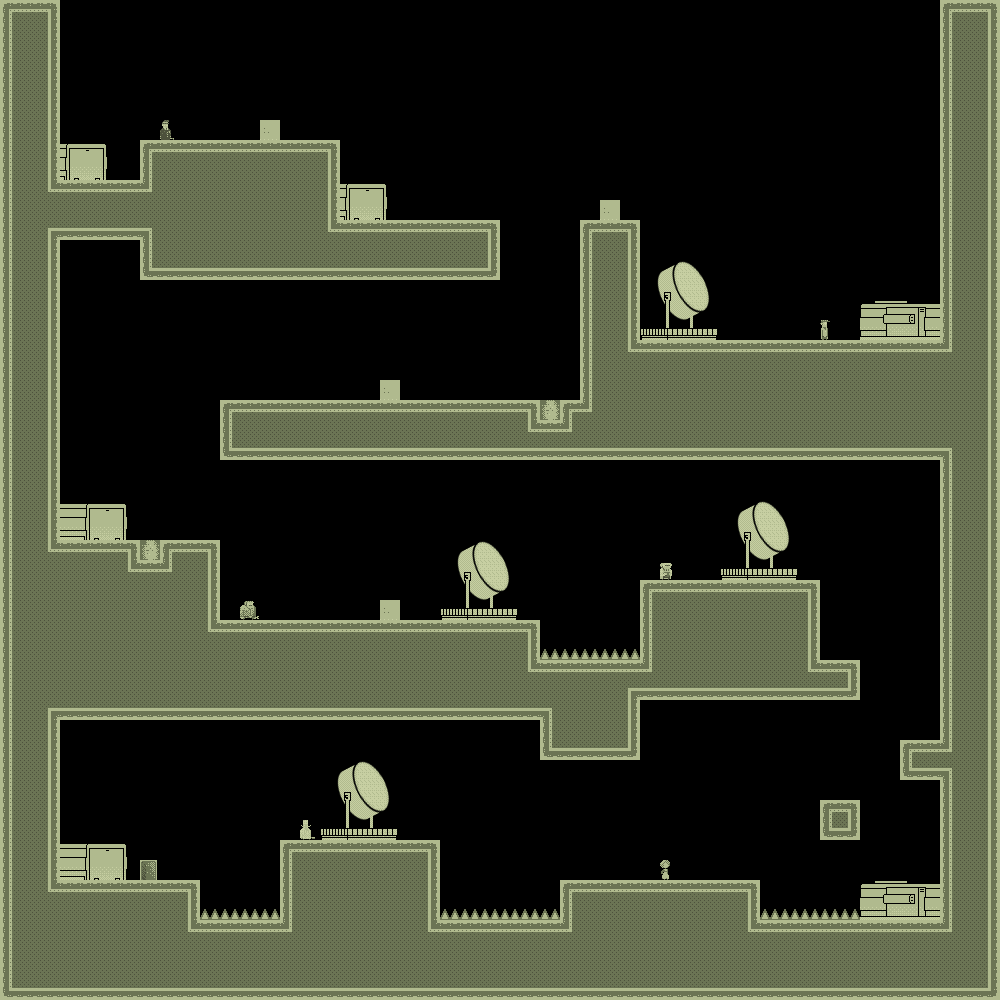

This game map was drawn from its Tiled (.tmx) file and the tilesets committed beside it. A one-line description and the trimmed map source follow:
An orthogonal 50x50 tile map with 20x20 px tiles, 1 tile layer (bg) and 2 objects.

<map version="1.0" orientation="orthogonal" width="50" height="50" tilewidth="20" tileheight="20">
 <tileset firstgid="1" name="tiles_military" tilewidth="20" tileheight="20">
  <image source="../../../../../SuperLemonadeFactory1989Content/Lemonade/tiles_military.png" width="400" height="400" />
  <terraintypes>
   <terrain name="solid" tile="151" />
   <terrain name="hollow" tile="94" />
  </terraintypes>
  <tile id="8" terrain=",,,1" />
  <tile id="9" terrain=",,1,1" />
  <tile id="10" terrain=",,1,1" />
  <tile id="11" terrain=",,1,1" />
  <tile id="12" terrain=",,1,1" />
  <tile id="13" terrain=",,1,1" />
  <tile id="14" terrain=",,1," />
  <tile id="15" terrain="1,1,1," />
  <tile id="16" terrain="1,1,,1" />
  <tile id="28" terrain=",1,,1" />
  <tile id="34" terrain="1,,1," />
  <tile id="35" terrain="1,,1,1" />
  <tile id="36" terrain=",1,1,1" />
  <tile id="48" terrain=",1,,1" />
  <tile id="54" terrain="1,,1," />
  <tile id="68" terrain=",1,,1" />
  <tile id="74" terrain="1,,1," />
  <tile id="88" terrain=",1,,1" />
  <tile id="94" terrain="1,,1," />
  <tile id="108" terrain=",1,,1" />
  <tile id="114" terrain="1,,1," />
  <tile id="128" terrain=",1,," />
  <tile id="129" terrain="1,1,," />
  <tile id="130" terrain="1,1,," />
  <tile id="131" terrain="1,1,," />
  <tile id="132" terrain="1,1,," />
  <tile id="133" terrain="1,1,," />
  <tile id="134" terrain="1,,," />
  <tile id="148" terrain=",,,0" />
  <tile id="149" terrain=",,0,0" />
  <tile id="150" terrain=",,0," />
  <tile id="151" terrain="0,0,0," />
  <tile id="152" terrain="0,0,," />
  <tile id="153" terrain="0,0,,0" />
  <tile id="168" terrain=",0,,0" />
  <tile id="170" terrain="0,,0," />
  <tile id="171" terrain="0,,0," />
  <tile id="173" terrain=",0,,0" />
  <tile id="188" terrain=",0,," />
  <tile id="189" terrain="0,0,," />
  <tile id="190" terrain="0,,," />
  <tile id="191" terrain="0,,0,0" />
  <tile id="192" terrain=",,0,0" />
  <tile id="193" terrain=",0,0,0" />
  <tile id="194" terrain="0,0,0,0" />
  <tile id="195" terrain="1,1,1,1" />
  <tile id="356">
   <properties>
    <property name="LargeCrate" value="" />
   </properties>
  </tile>
  <tile id="380">
   <properties>
    <property name="Andre" value="" />
   </properties>
  </tile>
  <tile id="381">
   <properties>
    <property name="Liselot" value="" />
   </properties>
  </tile>
  <tile id="382">
   <properties>
    <property name="Amsterdaam" value="" />
   </properties>
  </tile>
  <tile id="383">
   <properties>
    <property name="Worker" value="" />
   </properties>
  </tile>
  <tile id="384">
   <properties>
    <property name="Inspector" value="" />
   </properties>
  </tile>
  <tile id="385">
   <properties>
    <property name="Chef" value="" />
   </properties>
  </tile>
  <tile id="386">
   <properties>
    <property name="Exit" value="" />
   </properties>
  </tile>
  <tile id="387">
   <properties>
    <property name="Trampoline" value="" />
   </properties>
  </tile>
  <tile id="388">
   <properties>
    <property name="SmallCrate" value="" />
   </properties>
  </tile>
  <tile id="389">
   <properties>
    <property name="SugarBag" value="" />
   </properties>
  </tile>
 </tileset>
 <layer name="bg" width="50" height="50">
  <data>[2500 cells, 1259 non-empty, 89 distinct tile ids]</data>
 </layer>
 <objectgroup name="boxes" width="50" height="50">
  <object x="100" y="260">
   <polyline points="0,0 0,220" />
  </object>
  <object x="860" y="580">
   <polyline points="0,0 0,40 40,40 40,140 -200,140 -200,180" />
  </object>
 </objectgroup>
</map>
